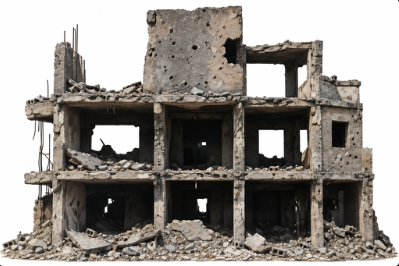
#> input picture ref/building1_ref_small.png, 399 x 266 px
$ python -i silhouette.py   (imports and definitions only)
#> lines starting #> are read from the running program, lines starting #| are printed output that depends on the picture; after the words box and inside, x2 and y2 are one past the last pixel; in counts of white or black regions, pixels touching at a corner belong together
"""Silhouette match between the reference (white background) and a render (white or transparent background).

usage: python tools/silhouette.py ref/building1_ref_small.png out/building01/ref_cam.png [--out diff.png]
Both masks are cropped to their own bounding box and resized to the same size, so framing and scale do not matter,
only shape. Prints IoU (1.0 = same outline) and the bbox aspect of each. --out writes a diff image:
grey = both, red = only the reference, blue = only the render.
"""
import argparse

import numpy as np
from PIL import Image

SIZE = (400, 266)


def mask(path, white=235):
#> called with path = '../ref/building1_ref_small.png', white = 235
    im = Image.open(path).convert("RGBA")
    a = np.asarray(im).astype(np.int16)
    solid = a[..., 3] > 20
#> solid: shape (266, 399) bool; every value is 1
    not_white = (a[..., :3] < white).any(axis=2)
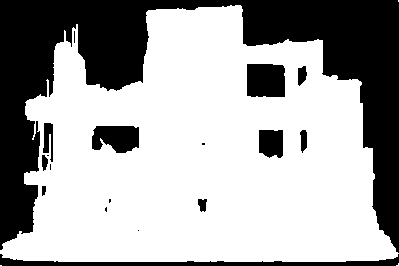
#> not_white: shape (266, 399) bool; 65.4% white; 18 black regions (7 under 20 px), largest, box (x1, y1, x2, y2) and area: (0, 0, 399, 253) 31316, (0, 254, 399, 266) 1822, (247, 64, 285, 97) 1226
    m = solid & not_white
    ys, xs = np.nonzero(m)
    if len(xs) == 0:
        raise SystemExit(f"empty mask: {path}")
    box = (xs.min(), ys.min(), xs.max() + 1, ys.max() + 1)
#> box = (0, 0, 399, 266)
    crop = Image.fromarray((m * 255).astype(np.uint8)).crop(box).resize(SIZE, Image.BILINEAR)
    aspect = (box[2] - box[0]) / (box[3] - box[1])
#> aspect = 1.5
    return np.asarray(crop) > 127, aspect


def main():
    p = argparse.ArgumentParser()
    p.add_argument("ref")
    p.add_argument("render")
    p.add_argument("--out")
    args = p.parse_args()
    r, ra = mask(args.ref)
    o, oa = mask(args.render)
    iou = (r & o).sum() / max(1, (r | o).sum())
    print(f"silhouette IoU {iou:.3f}  aspect ref {ra:.2f} render {oa:.2f}")
    if args.out:
        img = np.full(r.shape + (3,), 255, np.uint8)
        img[r & o] = (150, 150, 150)
        img[r & ~o] = (220, 40, 40)
        img[~r & o] = (40, 80, 230)
        Image.fromarray(img).save(args.out)


# [2 lines not run here, left out]

>>> result = mask('../ref/building1_ref_small.png')
